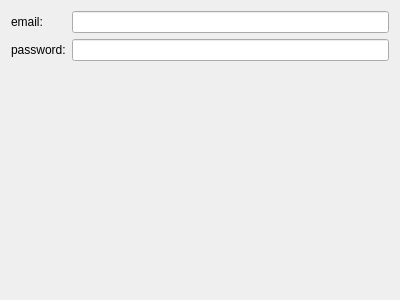
<?xml version="1.0" encoding="UTF-8"?>
<ui version="4.0">
 <class>GoogleLoginForm</class>
 <widget class="QWidget" name="GoogleLoginForm">
  <property name="geometry">
   <rect>
    <x>0</x>
    <y>0</y>
    <width>400</width>
    <height>300</height>
   </rect>
  </property>
  <property name="windowTitle">
   <string>Form</string>
  </property>
  <layout class="QVBoxLayout" name="verticalLayout">
   <item>
    <layout class="QFormLayout" name="formLayout">
     <property name="fieldGrowthPolicy">
      <enum>QFormLayout::AllNonFixedFieldsGrow</enum>
     </property>
     <item row="1" column="0">
      <widget class="QLabel" name="passwordLabel">
       <property name="text">
        <string>password:</string>
       </property>
      </widget>
     </item>
     <item row="1" column="1">
      <widget class="QLineEdit" name="passwordLineEdit">
       <property name="inputMethodHints">
        <set>Qt::ImhHiddenText|Qt::ImhNoAutoUppercase|Qt::ImhNoPredictiveText</set>
       </property>
       <property name="inputMask">
        <string/>
       </property>
       <property name="text">
        <string/>
       </property>
       <property name="echoMode">
        <enum>QLineEdit::Password</enum>
       </property>
       <property name="placeholderText">
        <string/>
       </property>
      </widget>
     </item>
     <item row="0" column="0">
      <widget class="QLabel" name="emailLabel">
       <property name="text">
        <string>email:</string>
       </property>
      </widget>
     </item>
     <item row="0" column="1">
      <widget class="QLineEdit" name="emailLineEdit"/>
     </item>
    </layout>
   </item>
  </layout>
 </widget>
 <resources/>
 <connections/>
</ui>
